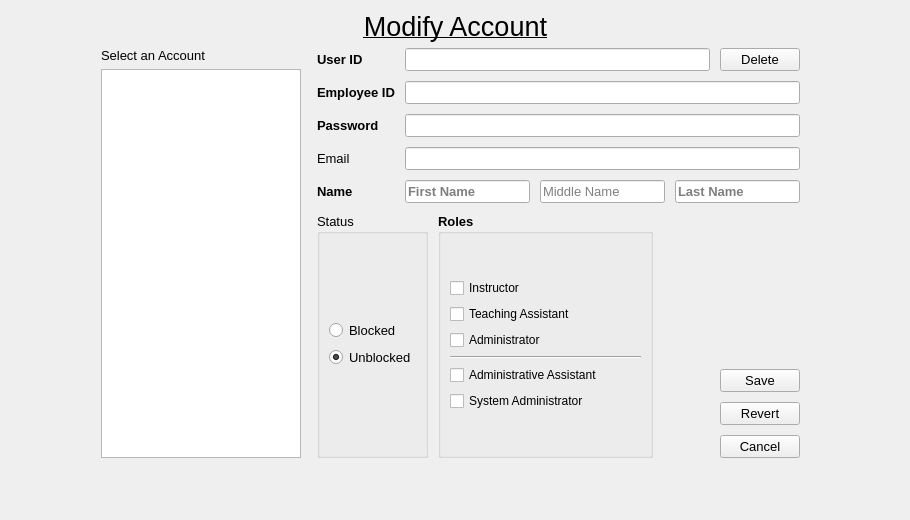
<?xml version="1.0" encoding="UTF-8"?>
<ui version="4.0">
 <class>AccountModifyingScreen</class>
 <widget class="QWidget" name="AccountModifyingScreen">
  <property name="geometry">
   <rect>
    <x>0</x>
    <y>0</y>
    <width>910</width>
    <height>520</height>
   </rect>
  </property>
  <property name="minimumSize">
   <size>
    <width>0</width>
    <height>520</height>
   </size>
  </property>
  <property name="font">
   <font>
    <pointsize>10</pointsize>
   </font>
  </property>
  <property name="windowTitle">
   <string>Form</string>
  </property>
  <property name="autoFillBackground">
   <bool>false</bool>
  </property>
  <layout class="QGridLayout" name="gridLayout">
   <item row="2" column="1">
    <spacer name="verticalSpacer">
     <property name="orientation">
      <enum>Qt::Vertical</enum>
     </property>
     <property name="sizeHint" stdset="0">
      <size>
       <width>20</width>
       <height>40</height>
      </size>
     </property>
    </spacer>
   </item>
   <item row="1" column="1">
    <layout class="QVBoxLayout" name="verticalLayout_10">
     <item>
      <widget class="QLabel" name="screenTitle">
       <property name="maximumSize">
        <size>
         <width>16777215</width>
         <height>50</height>
        </size>
       </property>
       <property name="font">
        <font>
         <pointsize>20</pointsize>
         <underline>true</underline>
        </font>
       </property>
       <property name="text">
        <string>Modify Account</string>
       </property>
       <property name="alignment">
        <set>Qt::AlignCenter</set>
       </property>
      </widget>
     </item>
     <item>
      <layout class="QHBoxLayout" name="horizontalLayout_4">
       <item>
        <layout class="QVBoxLayout" name="verticalLayout_11">
         <item>
          <widget class="QLabel" name="liUsers_title">
           <property name="maximumSize">
            <size>
             <width>200</width>
             <height>16777215</height>
            </size>
           </property>
           <property name="font">
            <font>
             <pointsize>10</pointsize>
            </font>
           </property>
           <property name="text">
            <string>Select an Account</string>
           </property>
          </widget>
         </item>
         <item>
          <widget class="QListWidget" name="liUsers">
           <property name="minimumSize">
            <size>
             <width>200</width>
             <height>0</height>
            </size>
           </property>
           <property name="maximumSize">
            <size>
             <width>200</width>
             <height>16777215</height>
            </size>
           </property>
          </widget>
         </item>
        </layout>
       </item>
       <item>
        <layout class="QVBoxLayout" name="col2_form_3">
         <property name="spacing">
          <number>10</number>
         </property>
         <property name="sizeConstraint">
          <enum>QLayout::SetFixedSize</enum>
         </property>
         <property name="leftMargin">
          <number>10</number>
         </property>
         <property name="rightMargin">
          <number>10</number>
         </property>
         <item>
          <layout class="QGridLayout" name="gridLayout_8">
           <property name="rightMargin">
            <number>0</number>
           </property>
           <property name="horizontalSpacing">
            <number>10</number>
           </property>
           <item row="3" column="0">
            <widget class="QLabel" name="laEmail">
             <property name="sizePolicy">
              <sizepolicy hsizetype="Minimum" vsizetype="Preferred">
               <horstretch>0</horstretch>
               <verstretch>0</verstretch>
              </sizepolicy>
             </property>
             <property name="font">
              <font>
               <pointsize>10</pointsize>
              </font>
             </property>
             <property name="text">
              <string>Email</string>
             </property>
            </widget>
           </item>
           <item row="3" column="1" colspan="5">
            <widget class="QLineEdit" name="leEmail">
             <property name="font">
              <font>
               <pointsize>10</pointsize>
              </font>
             </property>
             <property name="maxLength">
              <number>50</number>
             </property>
            </widget>
           </item>
           <item row="2" column="1" colspan="5">
            <widget class="QLineEdit" name="lePassword">
             <property name="font">
              <font>
               <pointsize>10</pointsize>
              </font>
             </property>
             <property name="maxLength">
              <number>30</number>
             </property>
            </widget>
           </item>
           <item row="1" column="0">
            <widget class="QLabel" name="laEmployeeID">
             <property name="sizePolicy">
              <sizepolicy hsizetype="Minimum" vsizetype="Preferred">
               <horstretch>0</horstretch>
               <verstretch>0</verstretch>
              </sizepolicy>
             </property>
             <property name="font">
              <font>
               <pointsize>10</pointsize>
               <weight>75</weight>
               <bold>true</bold>
              </font>
             </property>
             <property name="text">
              <string>Employee ID</string>
             </property>
            </widget>
           </item>
           <item row="2" column="0">
            <widget class="QLabel" name="laPassword">
             <property name="sizePolicy">
              <sizepolicy hsizetype="Minimum" vsizetype="Preferred">
               <horstretch>0</horstretch>
               <verstretch>0</verstretch>
              </sizepolicy>
             </property>
             <property name="font">
              <font>
               <pointsize>10</pointsize>
               <weight>75</weight>
               <bold>true</bold>
              </font>
             </property>
             <property name="text">
              <string>Password</string>
             </property>
            </widget>
           </item>
           <item row="1" column="1" colspan="5">
            <widget class="QLineEdit" name="leEmployeeID">
             <property name="font">
              <font>
               <pointsize>10</pointsize>
              </font>
             </property>
             <property name="maxLength">
              <number>10</number>
             </property>
            </widget>
           </item>
           <item row="0" column="0">
            <widget class="QLabel" name="laUserID">
             <property name="sizePolicy">
              <sizepolicy hsizetype="Minimum" vsizetype="Preferred">
               <horstretch>0</horstretch>
               <verstretch>0</verstretch>
              </sizepolicy>
             </property>
             <property name="font">
              <font>
               <pointsize>10</pointsize>
               <weight>75</weight>
               <bold>true</bold>
              </font>
             </property>
             <property name="text">
              <string>User ID</string>
             </property>
            </widget>
           </item>
           <item row="4" column="0">
            <widget class="QLabel" name="laName">
             <property name="sizePolicy">
              <sizepolicy hsizetype="Minimum" vsizetype="Preferred">
               <horstretch>0</horstretch>
               <verstretch>0</verstretch>
              </sizepolicy>
             </property>
             <property name="font">
              <font>
               <pointsize>10</pointsize>
               <weight>75</weight>
               <bold>true</bold>
              </font>
             </property>
             <property name="cursor">
              <cursorShape>ArrowCursor</cursorShape>
             </property>
             <property name="frameShape">
              <enum>QFrame::NoFrame</enum>
             </property>
             <property name="text">
              <string>Name</string>
             </property>
             <property name="textFormat">
              <enum>Qt::AutoText</enum>
             </property>
            </widget>
           </item>
           <item row="4" column="3">
            <widget class="QLineEdit" name="leMName">
             <property name="sizePolicy">
              <sizepolicy hsizetype="Expanding" vsizetype="Fixed">
               <horstretch>0</horstretch>
               <verstretch>0</verstretch>
              </sizepolicy>
             </property>
             <property name="font">
              <font>
               <pointsize>10</pointsize>
              </font>
             </property>
             <property name="placeholderText">
              <string>Middle Name</string>
             </property>
            </widget>
           </item>
           <item row="4" column="1" colspan="2">
            <widget class="QLineEdit" name="leFName">
             <property name="sizePolicy">
              <sizepolicy hsizetype="Expanding" vsizetype="Fixed">
               <horstretch>0</horstretch>
               <verstretch>0</verstretch>
              </sizepolicy>
             </property>
             <property name="font">
              <font>
               <pointsize>10</pointsize>
               <weight>75</weight>
               <bold>true</bold>
              </font>
             </property>
             <property name="placeholderText">
              <string>First Name   </string>
             </property>
             <property name="cursorMoveStyle">
              <enum>Qt::LogicalMoveStyle</enum>
             </property>
            </widget>
           </item>
           <item row="4" column="4" colspan="2">
            <widget class="QLineEdit" name="leLName">
             <property name="font">
              <font>
               <pointsize>10</pointsize>
               <weight>75</weight>
               <bold>true</bold>
              </font>
             </property>
             <property name="placeholderText">
              <string>Last Name</string>
             </property>
            </widget>
           </item>
           <item row="0" column="1" colspan="4">
            <widget class="QLineEdit" name="leUserID">
             <property name="font">
              <font>
               <pointsize>10</pointsize>
              </font>
             </property>
             <property name="maxLength">
              <number>10</number>
             </property>
            </widget>
           </item>
           <item row="0" column="5">
            <widget class="QPushButton" name="buDelete">
             <property name="text">
              <string>Delete</string>
             </property>
            </widget>
           </item>
          </layout>
         </item>
         <item>
          <layout class="QHBoxLayout" name="horizontalLayout_3">
           <item>
            <widget class="QGroupBox" name="groupBox_3">
             <property name="enabled">
              <bool>true</bool>
             </property>
             <property name="sizePolicy">
              <sizepolicy hsizetype="Preferred" vsizetype="Minimum">
               <horstretch>0</horstretch>
               <verstretch>0</verstretch>
              </sizepolicy>
             </property>
             <property name="font">
              <font>
               <pointsize>10</pointsize>
              </font>
             </property>
             <property name="title">
              <string>Status</string>
             </property>
             <layout class="QGridLayout" name="gridLayout_9">
              <item row="0" column="0">
               <layout class="QVBoxLayout" name="verticalLayout_7">
                <item>
                 <widget class="QRadioButton" name="raBlocked">
                  <property name="enabled">
                   <bool>true</bool>
                  </property>
                  <property name="text">
                   <string>Blocked</string>
                  </property>
                  <property name="checked">
                   <bool>false</bool>
                  </property>
                 </widget>
                </item>
                <item>
                 <widget class="QRadioButton" name="raUnblocked">
                  <property name="enabled">
                   <bool>true</bool>
                  </property>
                  <property name="text">
                   <string>Unblocked</string>
                  </property>
                  <property name="checked">
                   <bool>true</bool>
                  </property>
                 </widget>
                </item>
               </layout>
              </item>
             </layout>
            </widget>
           </item>
           <item>
            <widget class="QGroupBox" name="bRole">
             <property name="sizePolicy">
              <sizepolicy hsizetype="Expanding" vsizetype="Preferred">
               <horstretch>0</horstretch>
               <verstretch>0</verstretch>
              </sizepolicy>
             </property>
             <property name="minimumSize">
              <size>
               <width>215</width>
               <height>245</height>
              </size>
             </property>
             <property name="font">
              <font>
               <pointsize>10</pointsize>
               <weight>75</weight>
               <bold>true</bold>
              </font>
             </property>
             <property name="layoutDirection">
              <enum>Qt::LeftToRight</enum>
             </property>
             <property name="title">
              <string>Roles</string>
             </property>
             <property name="flat">
              <bool>false</bool>
             </property>
             <property name="checkable">
              <bool>false</bool>
             </property>
             <layout class="QGridLayout" name="gridLayout_10">
              <item row="0" column="0">
               <layout class="QVBoxLayout" name="verticalLayout_8">
                <item>
                 <widget class="QCheckBox" name="chkInstructor">
                  <property name="font">
                   <font>
                    <pointsize>9</pointsize>
                    <weight>50</weight>
                    <bold>false</bold>
                   </font>
                  </property>
                  <property name="text">
                   <string>Instructor</string>
                  </property>
                 </widget>
                </item>
                <item>
                 <widget class="QCheckBox" name="chckTeachingAssistant">
                  <property name="font">
                   <font>
                    <pointsize>9</pointsize>
                    <weight>50</weight>
                    <bold>false</bold>
                   </font>
                  </property>
                  <property name="text">
                   <string>Teaching Assistant</string>
                  </property>
                 </widget>
                </item>
                <item>
                 <widget class="QCheckBox" name="chckAdministrator">
                  <property name="font">
                   <font>
                    <pointsize>9</pointsize>
                    <weight>50</weight>
                    <bold>false</bold>
                   </font>
                  </property>
                  <property name="text">
                   <string>Administrator</string>
                  </property>
                 </widget>
                </item>
                <item>
                 <widget class="Line" name="rbLine_3">
                  <property name="orientation">
                   <enum>Qt::Horizontal</enum>
                  </property>
                 </widget>
                </item>
                <item>
                 <widget class="QCheckBox" name="chckAdminAssistant">
                  <property name="font">
                   <font>
                    <pointsize>9</pointsize>
                    <weight>50</weight>
                    <bold>false</bold>
                   </font>
                  </property>
                  <property name="text">
                   <string>Administrative Assistant</string>
                  </property>
                 </widget>
                </item>
                <item>
                 <widget class="QCheckBox" name="chckSystemAdmin">
                  <property name="font">
                   <font>
                    <pointsize>9</pointsize>
                    <weight>50</weight>
                    <bold>false</bold>
                   </font>
                  </property>
                  <property name="text">
                   <string>System Administrator</string>
                  </property>
                 </widget>
                </item>
               </layout>
              </item>
             </layout>
            </widget>
           </item>
           <item>
            <spacer name="horizontalSpacer_3">
             <property name="orientation">
              <enum>Qt::Horizontal</enum>
             </property>
             <property name="sizeHint" stdset="0">
              <size>
               <width>40</width>
               <height>20</height>
              </size>
             </property>
            </spacer>
           </item>
           <item>
            <layout class="QVBoxLayout" name="verticalLayout_9">
             <item>
              <spacer name="verticalSpacer_4">
               <property name="orientation">
                <enum>Qt::Vertical</enum>
               </property>
               <property name="sizeType">
                <enum>QSizePolicy::Expanding</enum>
               </property>
               <property name="sizeHint" stdset="0">
                <size>
                 <width>20</width>
                 <height>40</height>
                </size>
               </property>
              </spacer>
             </item>
             <item>
              <widget class="QPushButton" name="buSave">
               <property name="font">
                <font>
                 <pointsize>10</pointsize>
                </font>
               </property>
               <property name="text">
                <string>Save</string>
               </property>
              </widget>
             </item>
             <item>
              <widget class="QPushButton" name="buRevert">
               <property name="text">
                <string>Revert</string>
               </property>
              </widget>
             </item>
             <item>
              <widget class="QPushButton" name="buCancel">
               <property name="font">
                <font>
                 <pointsize>10</pointsize>
                </font>
               </property>
               <property name="toolTipDuration">
                <number>0</number>
               </property>
               <property name="text">
                <string>Cancel</string>
               </property>
               <property name="checkable">
                <bool>false</bool>
               </property>
               <property name="default">
                <bool>false</bool>
               </property>
               <property name="flat">
                <bool>false</bool>
               </property>
              </widget>
             </item>
            </layout>
           </item>
          </layout>
         </item>
        </layout>
       </item>
      </layout>
     </item>
    </layout>
   </item>
   <item row="1" column="0">
    <spacer name="horizontalSpacer_4">
     <property name="orientation">
      <enum>Qt::Horizontal</enum>
     </property>
     <property name="sizeHint" stdset="0">
      <size>
       <width>40</width>
       <height>20</height>
      </size>
     </property>
    </spacer>
   </item>
   <item row="1" column="2">
    <spacer name="horizontalSpacer_5">
     <property name="orientation">
      <enum>Qt::Horizontal</enum>
     </property>
     <property name="sizeHint" stdset="0">
      <size>
       <width>40</width>
       <height>20</height>
      </size>
     </property>
    </spacer>
   </item>
  </layout>
 </widget>
 <resources/>
 <connections/>
</ui>
